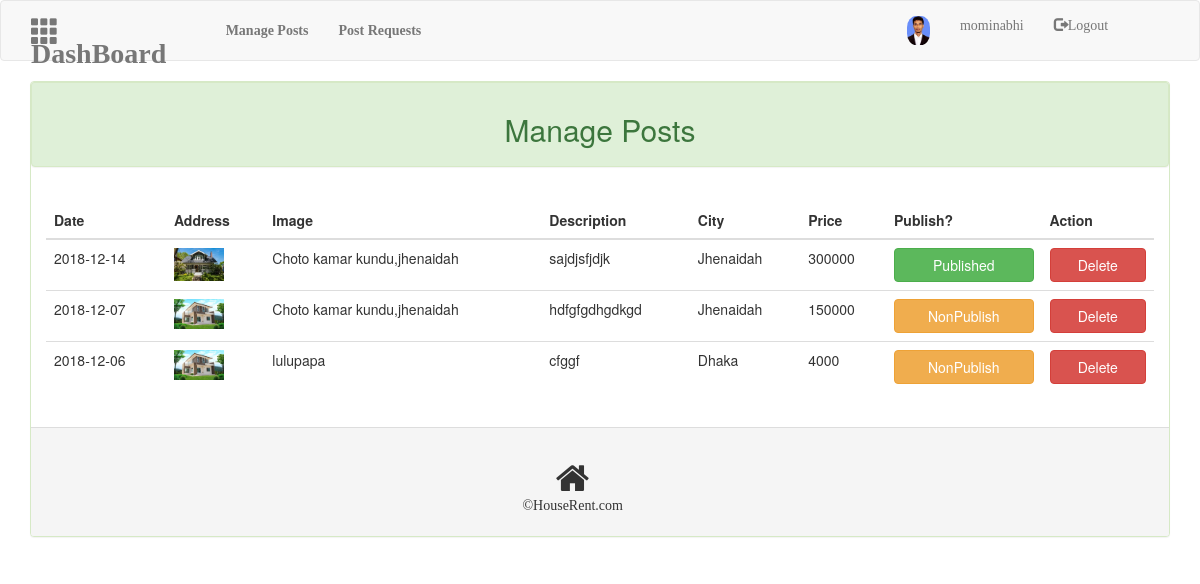
Screenshot of /admin/manage_Post.php (signed in) with the database file from the repository.
### tables this page shows
CREATE TABLE `post` (
  `id` int(11) NOT NULL,
  `member_id` int(11) NOT NULL,
  `city` varchar(300) NOT NULL,
  `area` varchar(300) NOT NULL,
  `rent_type` varchar(100) NOT NULL,
  `image` varchar(200) NOT NULL,
  `discription` text NOT NULL,
  `price` int(11) NOT NULL,
  `address` text NOT NULL,
  `post_date` date NOT NULL,
  `contact_no` varchar(100) NOT NULL,
  `flag` int(11) NOT NULL
);

### admin/admin_class.php (called while the page is built, shortened)
<?php
class admin_class
{
    public function __construct()
    {
        $database_name = "rent_house";
        $host_name = "localhost";
        $user_name = "root";
        $password = "";
        $this->connected = mysqli_connect("$host_name", "$user_name", "$password", "$database_name");
    }
    public function readAll()
    {
        $query="SELECT * FROM post ORDER BY post_date DESC ";
        $result=mysqli_query($this->connected,$query);
        return $result;
    }
}

### admin/manage_Post.php (the view, shortened to what this page needs)
<?php
include "head.php";
include "admin_navigation.php";
$obj=new admin_class();
$results=$obj->readAll();
?>
<body>
<div class="container">
    <div class="panel panel-success">
        <div class="panel panel-heading">
            <h2 style="text-align: center">Manage Posts</h2>
        </div>
        <div class="panel-body">
            <div class="table-responsive">
                <table class="table">
                    <thead>
                    <tr>
                        <th>Date</th>
                        <th>Address</th>
                        <th>Image</th>
                        <th>Description</th>
                        <th>City</th>
                        <th>Price</th>
                        <th>Publish?</th>
                        <th>Action</th>
                    </tr>
                    </thead>
                    <tbody>
                    <?php
                    foreach ($results as $result)
                    {
                        ?>
                        <tr>
                            <td><?php echo $result['post_date']?></td>
                            <td><img src="<?php echo "../".$result['image']?>" class="img-responsive" style="width:50px"></td>
                            <td><?php echo $result['address']?></td>
                            <td><?php echo $result['discription']?></td>
                            <td><?php echo $result['city']?></td>
                            <td><?php echo $result['price']?></td>
                            <td>
                                <form action="" method="post">
                                    <?php
                                    if($result['flag']==1)
                                    {
                                        ?>
                                        <input type="submit" class="btn btn-success btn-block" name="published" value="Published">
                                        <?php
                                    }
                                    else{
                                        ?>
                                        <input type="submit" class="btn btn-warning btn-block" name="nonPublish" value="NonPublish">
                                        <?php
                                    }
                                    ?>
                                </form>
                            </td>
                            <td>
                                <a href="delete.php?id=<?php echo $result['id']?>" style="text-decoration: none"><button type="submit" class="btn btn-danger btn-block" name="delete">Delete</button></a>
                            </td>
                        </tr>
                    <?php
                    }
                    ?>
                    </tbody>
                </table>
            </div>
        </div>
        <div class="panel-footer">
            <div style="margin-left: 46%;margin-top: 2%">
                <i class="fa fa-home" aria-hidden="true" style="font-size:36px"></i>
            </div>
            <div style="margin-left: 43%">
                <p style="font-family: Comic Sans MS ">&copy;HouseRent.com</p>
            </div>
        </div>
    </div>
</div>
</body>
</html>

### rows the page displays
post: post_date "2018-12-14", image (picture), address "Choto kamar kundu,jhenaidah", discription "sajdjsfjdjk", city "Jhenaidah", price "300000"
post: post_date "2018-12-07", image (picture), address "Choto kamar kundu,jhenaidah", discription "hdfgfgdhgdkgd", city "Jhenaidah", price "150000"
post: post_date "2018-12-06", image (picture), address "lulupapa", discription "cfggf", city "Dhaka", price "4000"

### other values shown
$_SESSION['admin_name'] "mominabhi"
